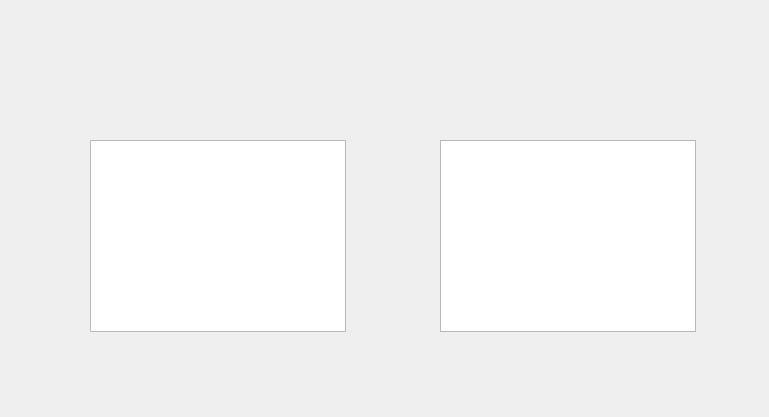
<?xml version="1.0" encoding="UTF-8"?>
<ui version="4.0">
 <class>Form</class>
 <widget class="QWidget" name="Form">
  <property name="geometry">
   <rect>
    <x>0</x>
    <y>0</y>
    <width>769</width>
    <height>417</height>
   </rect>
  </property>
  <property name="windowTitle">
   <string>Form</string>
  </property>
  <widget class="QGraphicsView" name="graphicsView">
   <property name="geometry">
    <rect>
     <x>90</x>
     <y>140</y>
     <width>256</width>
     <height>192</height>
    </rect>
   </property>
  </widget>
  <widget class="QGraphicsView" name="graphicsView_2">
   <property name="geometry">
    <rect>
     <x>440</x>
     <y>140</y>
     <width>256</width>
     <height>192</height>
    </rect>
   </property>
  </widget>
 </widget>
 <resources/>
 <connections/>
</ui>
